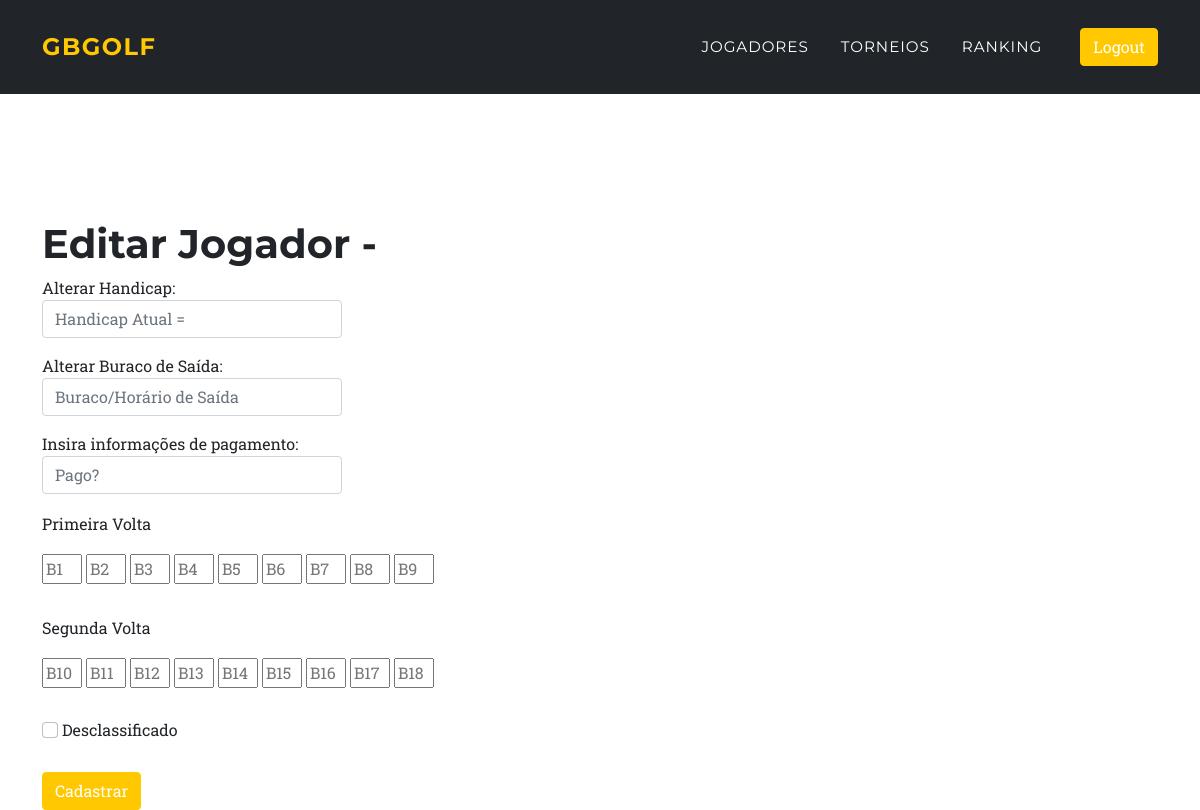
The app's page /torneio/apuracao/1/lkreich2 (signed in), older data.
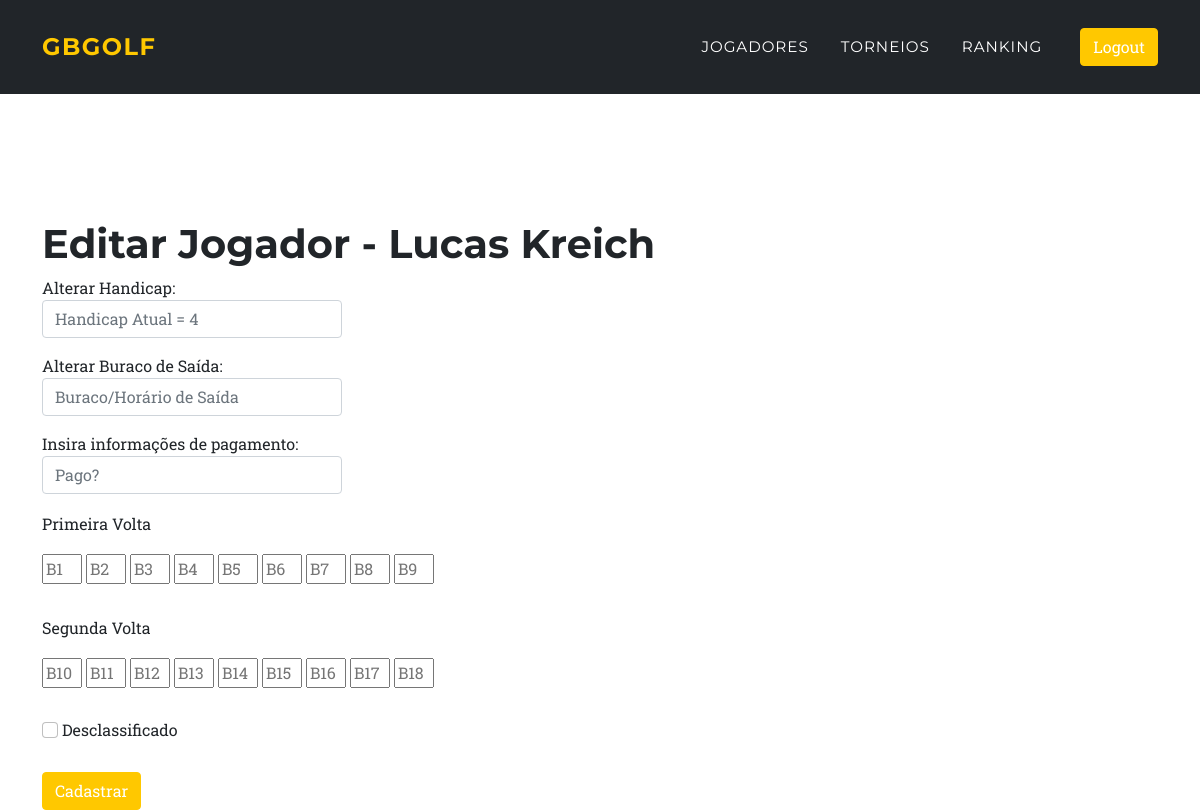
The same page, newer data.
### main.py (models this page shows)
class Torneio_atual(db.Model):
    clube_id = db.Column(db.Integer)
    id = db.Column(db.Integer, primary_key=True)
    torneio_id = db.Column(db.String(100))
    jogador_id = db.Column(db.String(100))
    jogador = db.Column(db.String(100))
    tee_saida = db.Column(db.String(100))
    hcp = db.Column(db.Integer)
    cat = db.Column(db.String(100))
    juv = db.Column(db.String(100))
    senior = db.Column(db.String(100))
    b_saida = db.Column(db.String(100))
    pago = db.Column(db.String(100))
    b1 = db.Column(db.Integer, default=0)
    b2 = db.Column(db.Integer, default=0)
    b3 = db.Column(db.Integer, default=0)
    b4 = db.Column(db.Integer, default=0)
    b5 = db.Column(db.Integer, default=0)
    b6 = db.Column(db.Integer, default=0)
    b7 = db.Column(db.Integer, default=0)
    b8 = db.Column(db.Integer, default=0)
    b9 = db.Column(db.Integer, default=0)
    b10 = db.Column(db.Integer, default=0)
    b11 = db.Column(db.Integer, default=0)
    b12 = db.Column(db.Integer, default=0)
    b13 = db.Column(db.Integer, default=0)
    b14 = db.Column(db.Integer, default=0)
    b15 = db.Column(db.Integer, default=0)
    b16 = db.Column(db.Integer, default=0)
    b17 = db.Column(db.Integer, default=0)
    b18 = db.Column(db.Integer, default=0)
    v1_gross = db.Column(db.Integer, default=0)
    v2_gross = db.Column(db.Integer, default=0)
    total_gross = db.Column(db.Integer, default=0)
    total_net = db.Column(db.Integer, default=0)
    v2_net = db.Column(db.Integer, default=0)
    ult_6b_net = db.Column(db.Integer, default=0)
    ult_3b_net = db.Column(db.Integer, default=0)
    ult_b_net = db.Column(db.Integer, default=0)
    ganhos = db.Column(db.Integer, default=0)
    pt_rkg = db.Column(db.Integer, default=0)
    obs = db.Column(db.String(100))

### main.py (the view, shortened to what this page needs)
@app.route('/torneio/apuracao/<id>/<jogador_id>', methods=["GET", "POST"])
@login_required
def add_res_jog(id, jogador_id):
    inscrito = Torneio_atual.query.filter_by(
        jogador_id=jogador_id, torneio_id=id).first()
    t = Torneios.query.filter_by(id=id).first()
    torneio = Torneio_atual.query.filter_by(torneio_id=id).all()
    p = Player.query.all()
    db.session.commit()
    return render_template('add_resultado_jog.html',
                           title='Players', id=id, jogador_id=jogador_id, inscrito=inscrito,
                           name=current_user.name, logged_in=True)

### main.py (called while the page is built)
@login_manager.user_loader
def load_user(user_id):
    return User.query.get(int(user_id))

### templates/add_resultado_jog.html
{% extends "base.html" %}
{% block content %}
<h1 style="padding-top: 100px">Editar Jogador - {{inscrito.jogador}}</h1>
<form class="form-inline" action="{{ url_for('add_res_jog', id=id, jogador_id=jogador_id) }}" class="form-control"
    method="post">
    <div class=" mb-3" style="width: 300px"><label for="hcp">Alterar Handicap:</label>
        <input class="form-control mb-2 mr-sm-2" type="number" name="hcp"
            placeholder="Handicap Atual = {{inscrito.hcp}}" />
    </div>
    <div class=" mb-3" style="width: 300px"><label for="b_saida">Alterar Buraco de Saída:</label>
        <input class="form-control mb-2 mr-sm-1" type="text" name="b_saida" placeholder="Buraco/Horário de Saída" />
    </div>
    <div class=" mb-3" style="width: 300px"><label class="text" for="pago">Insira informações de pagamento:
        </label>
        <input class="form-control mb-2 mr-sm-2" type="text" name="pago" placeholder="Pago?" />
    </div>
    <p>Primeira Volta</p>
    <div>
        <input style="width: 40px" type="text" name="b1" placeholder="B1" />
        <input style="width: 40px" type="text" name="b2" placeholder="B2" />
        <input style="width: 40px" type="text" name="b3" placeholder="B3" />
        <input style="width: 40px" type="text" name="b4" placeholder="B4" />
        <input style="width: 40px" type="text" name="b5" placeholder="B5" />
        <input style="width: 40px" type="text" name="b6" placeholder="B6" />
        <input style="width: 40px" type="text" name="b7" placeholder="B7" />
        <input style="width: 40px" type="text" name="b8" placeholder="B8" />
        <input style="width: 40px" type="text" name="b9" placeholder="B9" />
    </div>
    <div style="padding-top:30px">
        <p>Segunda Volta</p>
        <input style="width: 40px" type="text" name="b10" placeholder="B10" />
        <input style="width: 40px" type="text" name="b11" placeholder="B11" />
        <input style="width: 40px" type="text" name="b12" placeholder="B12" />
        <input style="width: 40px" type="text" name="b13" placeholder="B13" />
        <input style="width: 40px" type="text" name="b14" placeholder="B14" />
        <input style="width: 40px" type="text" name="b15" placeholder="B15" />
        <input style="width: 40px" type="text" name="b16" placeholder="B16" />
        <input style="width: 40px" type="text" name="b17" placeholder="B17" />
        <input style="width: 40px" type="text" name="b18" placeholder="B18" />
    </div>
    <div style="padding-top:30px;padding-bottom:30px">
        <input class="form-check-input" type="checkbox" value="desclassificado" name="desclassificado"
            id="desclassificado">
        <label class="form-check-label" for="desclassificado">
            Desclassificado
    </div>
    <button type="submit" href="/torneio/apuracao/{{inscrito.torneio_id}}"
        class="btn btn-primary btn-block btn-large">Cadastrar</button>
</form>
{% endblock %}

Row changes from the older to the newer data that the page shows:
added Torneio_atual: jogador "Lucas Kreich", hcp "Handicap Atual = 4"
